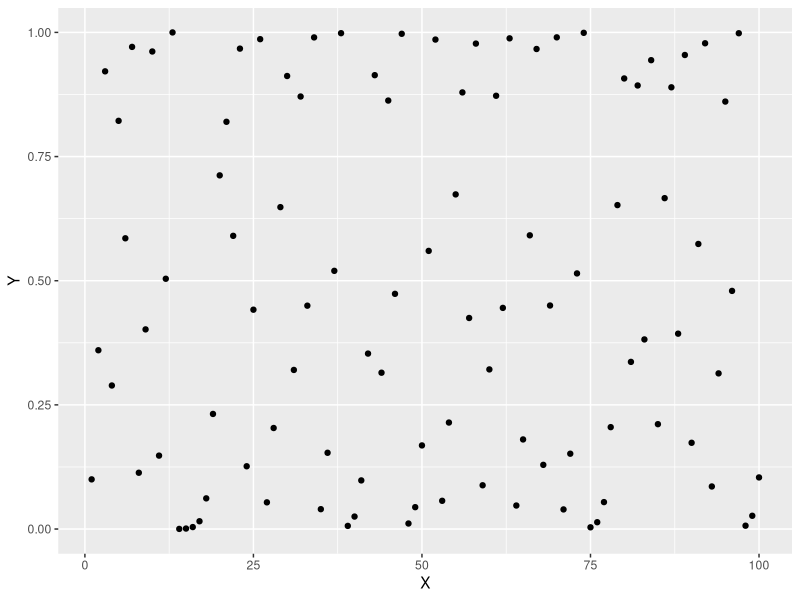
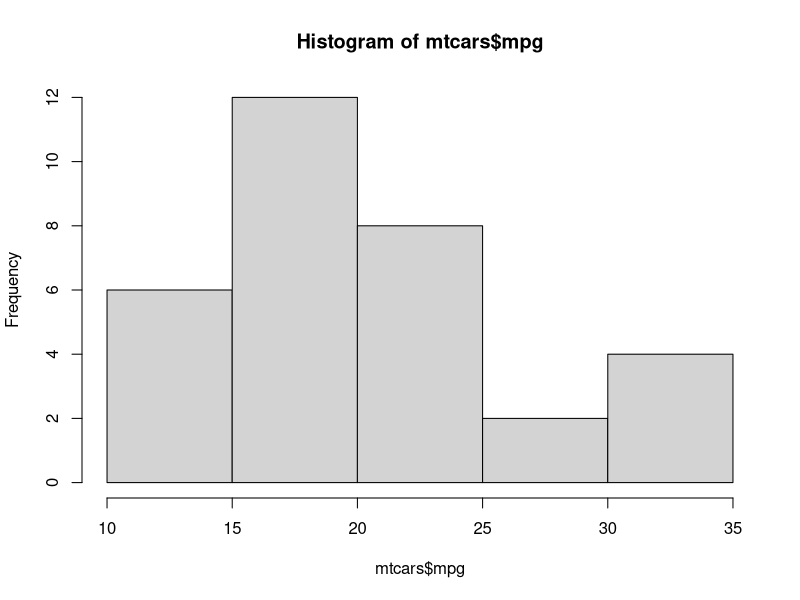
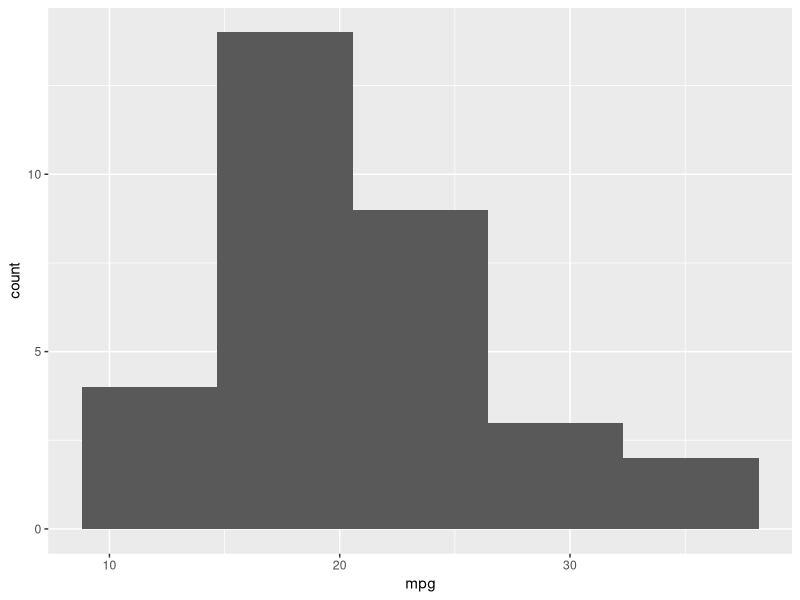
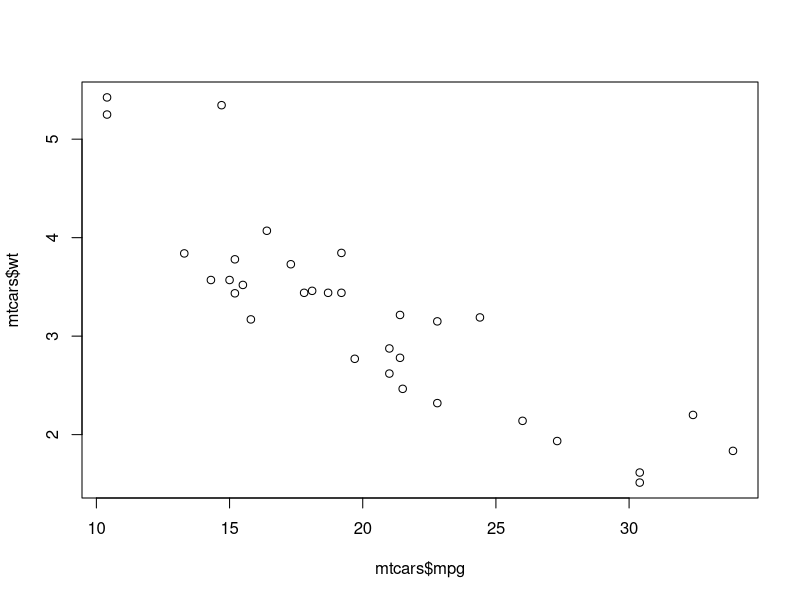
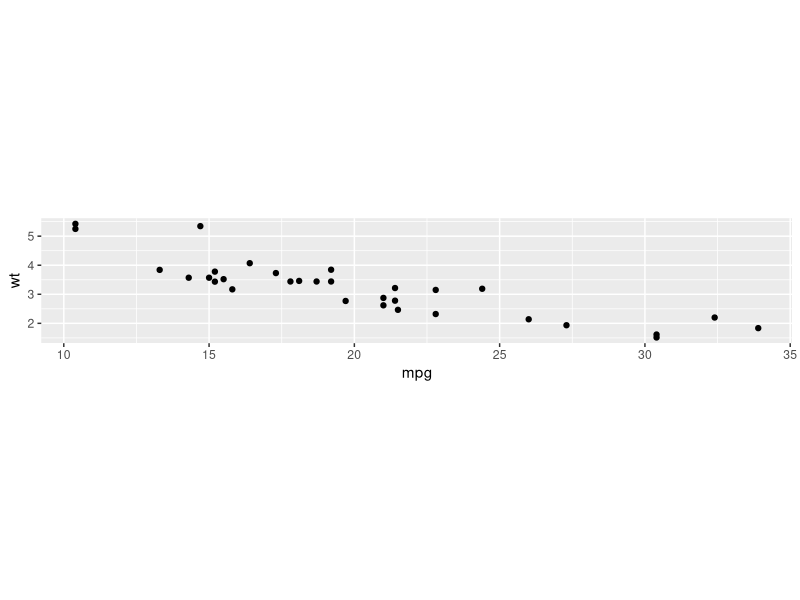
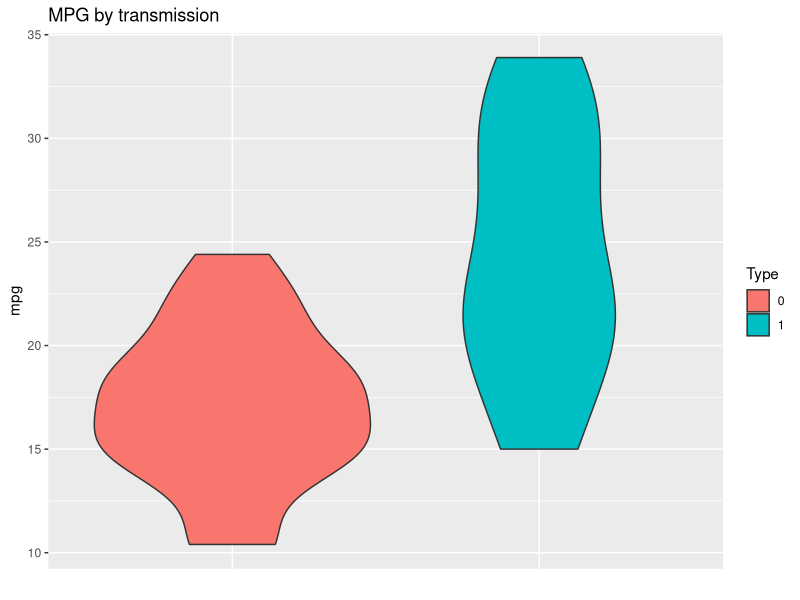

Source code (R) for these figures, in order:
## ---- chunk 1
knitr::opts_chunk$set(echo = TRUE)
## ---- chunk 2
library(tidyverse)
## ---- chunk 3

roll <- function() {return(ceiling(6*runif(1)))}

game <- function(){
four_rolls <- c(roll(),roll(),roll(),roll())
  if (four_rolls[1] == 6 | four_rolls[2] == 6 | four_rolls[3] == 6 | four_rolls[4] == 6) print("You win") else print("you lose")
}
game()
## ---- chunk 4

sixes <- function(n=4){
output <- replicate(n=n, ceiling(6*runif(1)))==6
if (T %in% output){return(T)} else {return(F)}
}
sixes()

## ---- chunk 5

game_sim_prop <- function(N){
wins <- replicate(n=N, sixes())
win_prop <- length(wins[wins==T])/N
return(win_prop)
}

game_sim_prop(N=4)
game_sim_prop(N=100)
game_sim_prop(N=1000)
game_sim_prop(N=10000)

## ---- chunk 6
1-(5/6)^4 #Theoretical Probability
## ---- chunk 7
wins_write <- function(){ 
  game <-sixes()
  write.table(game, file = "sixes_sim.txt", sep = "", append = T, col.names = F,row.names = T)
}

replicate(n=10, wins_write())

## ---- chunk 8

read_file("sixes_sim.txt")

## ---- chunk 9

dis_dyn_system <- function(r,x1,n){
  xn <- as.vector(rep(NA,n))
  if (n == 1) {
  cat("called x1\n") 
  xn[1] <- x1
  return(xn)
} else {
  xn[n] <- r*xn[n]*(1 - xn[n])
  cat(n, "\n", xn[n-1])
  return (dis_dyn_system(r=r,x1=x1,n=n-1))
}
}

dis_dyn_system(r=1, x1=1.1, n=5)

## ---- chunk 10

dis_dyn_system <- function(r,x1,n){
  xn <- as.vector(rep(NA,n))
  if (n == 1) {
  cat("called x1\n") 
  
} else {
  cat(n, "\n", xn[n-1])
  xn[n] <- r*xn[n]*(1-xn[n])
  #dis_dyn_system(r=r,x1=x1,n=n-1)*(1 - dis_dyn_system(r=r,x1=x1,n=n-1))
  n <- n-1
}
}

dis_dyn_system(r=1, x1=1.1, n=5)

## ---- chunk 11
dis_dyn_system <- function(r,x1,n){
xn <- rep(NA,n)
  for (i in 1:n){
    if (i==1) {xn[1]=x1}
    else {
      xn[i]=r*xn[i-1]*(1-xn[i-1])
    }
  }
out_df <- data.frame(X = c(1:n), Y = xn)
g <- ggplot(out_df,aes(x=X, y=Y)) + geom_point()
return(g)
}

dis_dyn_system(r=4, x1=0.1, n=100)
## ---- chunk 12

hist(mtcars$mpg)
ggplot(mtcars,aes(x=mpg))+geom_histogram(bins = 5)

## ---- chunk 13

plot(mtcars$mpg,mtcars$wt)
ggplot(mtcars,aes(x=mpg, y=wt))+
  geom_point() +
  coord_fixed()
## ---- chunk 14
ggplot(mtcars, aes(x=factor(am), y=mpg, fill=factor(am)))+
  geom_violin() +
  ggtitle("MPG by transmission") +
  theme(axis.text.x =  element_blank() ,
        axis.ticks.x = element_blank())+
  scale_fill_discrete(name="Type") +
  scale_x_discrete(name="")

